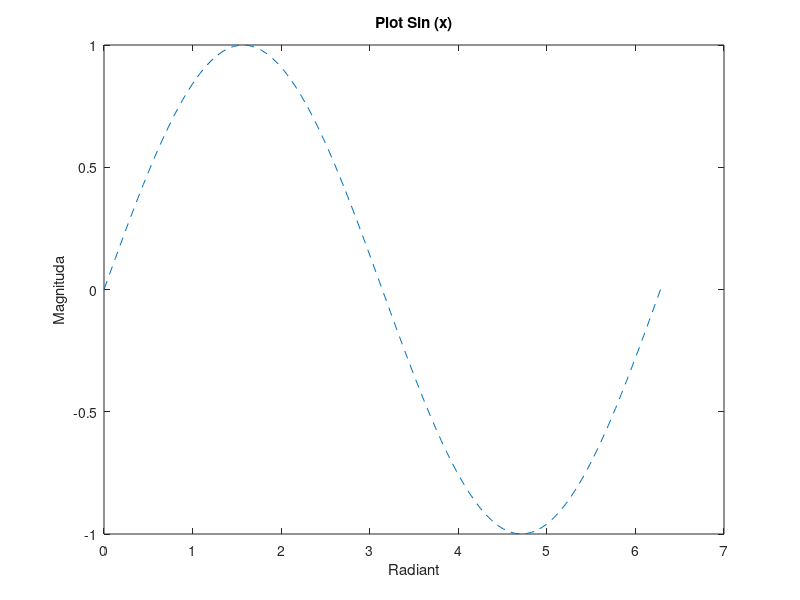
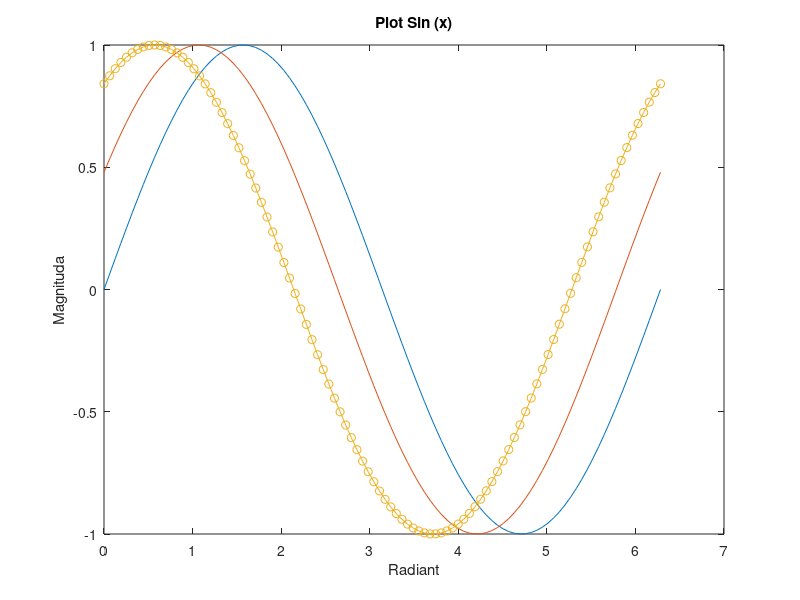
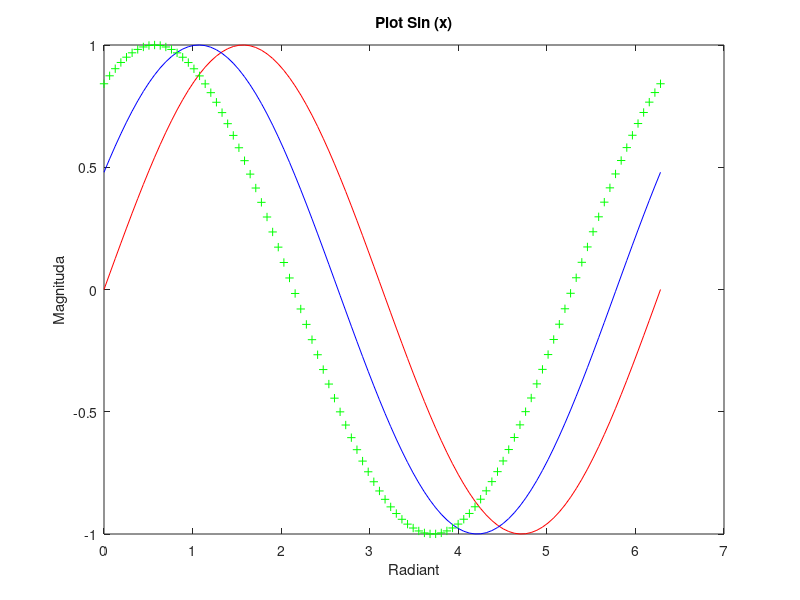
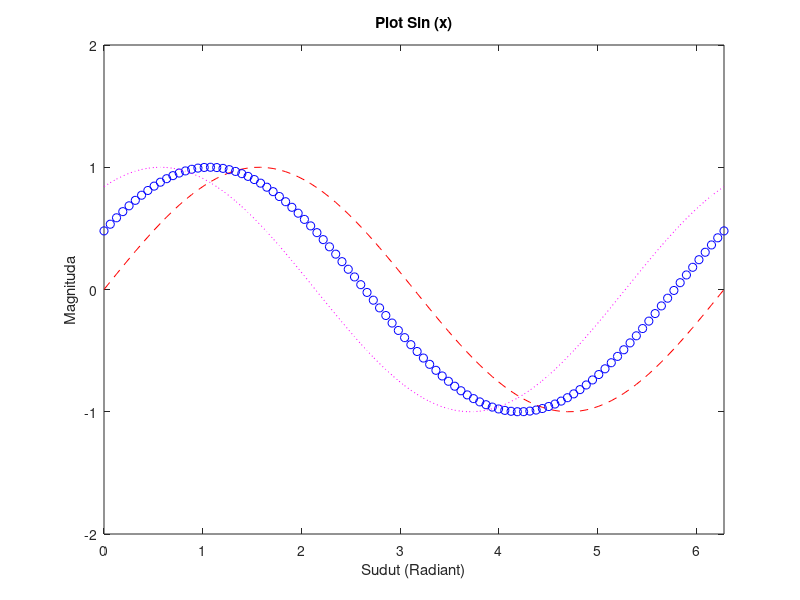

MATLAB code to generate these figures, in order:
clear
clc

% Range
% x = 1 : 5

x = linspace(0,2*pi,100);
y1 = sin(x);
y2 = sin(x + 0.5);
y3 = sin(x + 1); % Geser ke kanan 0.5

% Single Lines
figure(1);
plot(x,y1,'--');

% Membuat Nama Figure 1
title('Plot Sin (x)'); % Judul
xlabel('Radiant');     % Sumbu X
ylabel('Magnituda');   % Sumbu y

% ----------------------------------------------------------------------

% Multi Lines
figure(2);
plot(x,y1,x,y2,x,y3,'o-') % Membuat 3 Koordinat

% Membuat Nama Figure 2
title('Plot Sin (x)'); % Judul
xlabel('Radiant');     % Sumbu X
ylabel('Magnituda');   % Sumbu y

% ----------------------------------------------------------------------

% Multi Lines dengan perintah warna sesuai Keinginan (custom)
figure(3);
plot(x,y1,'r',x,y2,'b',x,y3,'g++') 

% Membuat Nama Figure 3
title('Plot Sin (x)'); % Judul
xlabel('Radiant');     % Sumbu X
ylabel('Magnituda');   % Sumbu y

% ----------------------------------------------------------------------

% Multi Lines dengan warna dan tipe garis
figure(4)
plot(x,y1,'r--',x,y2,'bo',x,y3,'m:')

% Axis
% axis([0 2*pi -1 1]);  % Grafik bentuk berbeda
axis([0 2*pi -2 2]);

% Membuat Nama Figure 4
title('Plot Sin (x)');     % Judul
xlabel('Sudut (Radiant)'); % Sumbu X
ylabel('Magnituda');       % Sumbu y



% Catatan :
% Figure fungsinya membuat 2 buah grafik di dalam 1 Program yang sama
% r = red, y = yellow, g = green -- Kode warna
% belajar tipe-tipe garis o-, -. , : , -- , ++ , dll.
